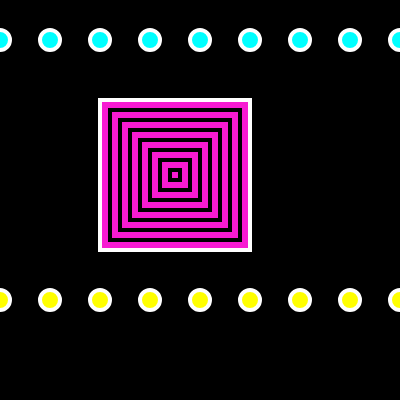
Frame 1 (no input)
Frame 60 (no input): identical to frame 1, image omitted
Frame 120 (the mouse pressed at the canvas centre since frame 60): identical to frame 1, image omitted

The p5.js sketch that drew this single still picture (run headless with seeded random() and noise() and a simulated clock; from frame 60 on, the mouse is pressed at the canvas centre):

// p5.js sketch
// ── sketch.js
function setup() {
  // put setup code here
  createCanvas(400, 400);

}

function draw() {
  // put drawing code here
  background(0);
  strokeWeight(4);
  stroke(255);

  let x = 0;
  let radius = 20;
  while (x <= width) {
    fill(0,255,255);
    ellipse(x, 40, radius, radius);
    x += 50;
  }

  for (let x = 0; x <= width; x += 50) {
    fill(255,255,0);
    ellipse(x, 300, radius, radius);
  }

  let side = 150;
  let xPosisjon = 100;
  let yPosisjon = 100;

  while (side > 0) {
    fill(247,27,210);
    rect(xPosisjon, yPosisjon, side, side);
    stroke(0);
    xPosisjon += 10;
    yPosisjon += 10;
    side = side - 20;
  }

}
